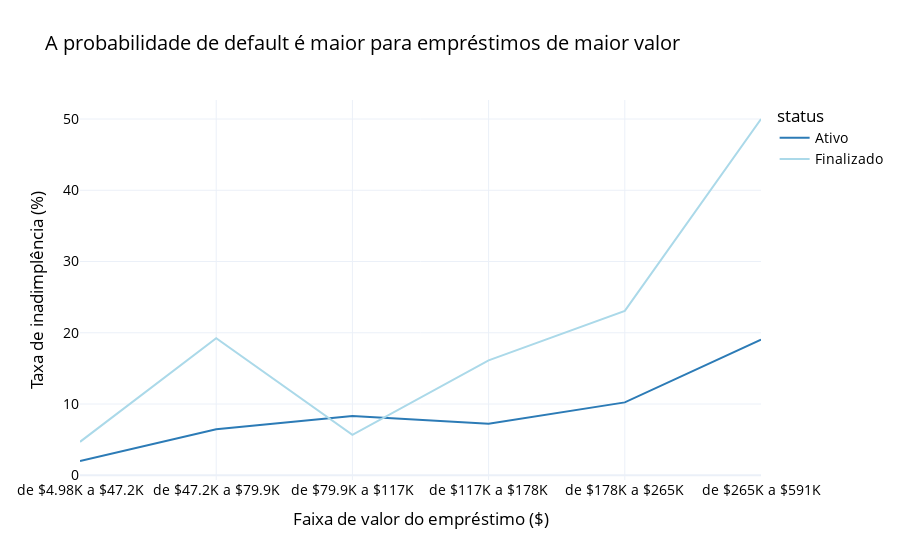

The notebook cell saved with this chart:
### Code cell
pd_valor = active[active.index.isin([default_active], level=1)].reset_index()
pd_valor = pd_valor.append(finished[finished.index.isin([default_finished], level=1)].reset_index())
pd_valor['%'] *= 100
pd_valor = pd_valor.replace({
    'ACTIVE_CONTRACT_IN_DEBT':'Ativo',
    'CONTRACT_FINISHED_LOAN_NOT_PAYED':'Finalizado'
}
)
pd_valor['amount_qcut_r'] = "de &#36;"+pd_valor['amount_qcut'].apply(lambda x: human_format(x.left)).astype(str)+' a &#36;'+pd_valor['amount_qcut'].apply(lambda x: human_format(x.right)).astype(str)

fig = px.line(pd_valor.astype({'amount_qcut':str}), x='amount_qcut_r', y='%', color='status',hover_data=['loan_id'],
       title='A probabilidade de default é maior para empréstimos de maior valor', color_discrete_sequence=color_list[::-1])
fig.update_layout(template='plotly_white', xaxis_title='Faixa de valor do empréstimo ($)', yaxis_title='Taxa de inadimplência (%)')
fig.update_layout(font_size=14, font_color="black")

### Figure 1 — Plotly figure (JSON) as saved in the notebook; plotly's stock layout.template omitted (floating-point values rounded to 4 significant figures)
{"data": [{"customdata": [[1], [4], [5], [6], [9], [20]], "hovertemplate": "status=Ativo<br>amount_qcut_r=%{x}<br>%=%{y}<br>loan_id=%{customdata[0]}<extra></extra>", "legendgroup": "Ativo", "line": {"color": "rgb(44,123,182)", "dash": "solid"}, "mode": "lines", "name": "Ativo", "orientation": "v", "showlegend": true, "type": "scatter", "x": ["de &#36;4.98K a &#36;47.2K", "de &#36;47.2K a &#36;79.9K", "de &#36;79.9K a &#36;117K", "de &#36;117K a &#36;178K", "de &#36;178K a &#36;265K", "de &#36;265K a &#36;591K"], "xaxis": "x", "y": [2, 6.452, 8.333, 7.229, 10.23, 19.05], "yaxis": "y"}, {"customdata": [[3], [10], [3], [5], [6], [4]], "hovertemplate": "status=Finalizado<br>amount_qcut_r=%{x}<br>%=%{y}<br>loan_id=%{customdata[0]}<extra></extra>", "legendgroup": "Finalizado", "line": {"color": "rgb(171,217,233)", "dash": "solid"}, "mode": "lines", "name": "Finalizado", "orientation": "v", "showlegend": true, "type": "scatter", "x": ["de &#36;4.98K a &#36;47.2K", "de &#36;47.2K a &#36;79.9K", "de &#36;79.9K a &#36;117K", "de &#36;117K a &#36;178K", "de &#36;178K a &#36;265K", "de &#36;265K a &#36;591K"], "xaxis": "x", "y": [4.688, 19.23, 5.66, 16.13, 23.08, 50], "yaxis": "y"}], "layout": {"font": {"color": "black", "size": 14}, "legend": {"title": {"text": "status"}, "tracegroupgap": 0}, "title": {"text": "A probabilidade de default é maior para empréstimos de maior valor"}, "xaxis": {"anchor": "y", "domain": [0, 1], "title": {"text": "Faixa de valor do empréstimo ($)"}}, "yaxis": {"anchor": "x", "domain": [0, 1], "title": {"text": "Taxa de inadimplência (%)"}}}}
